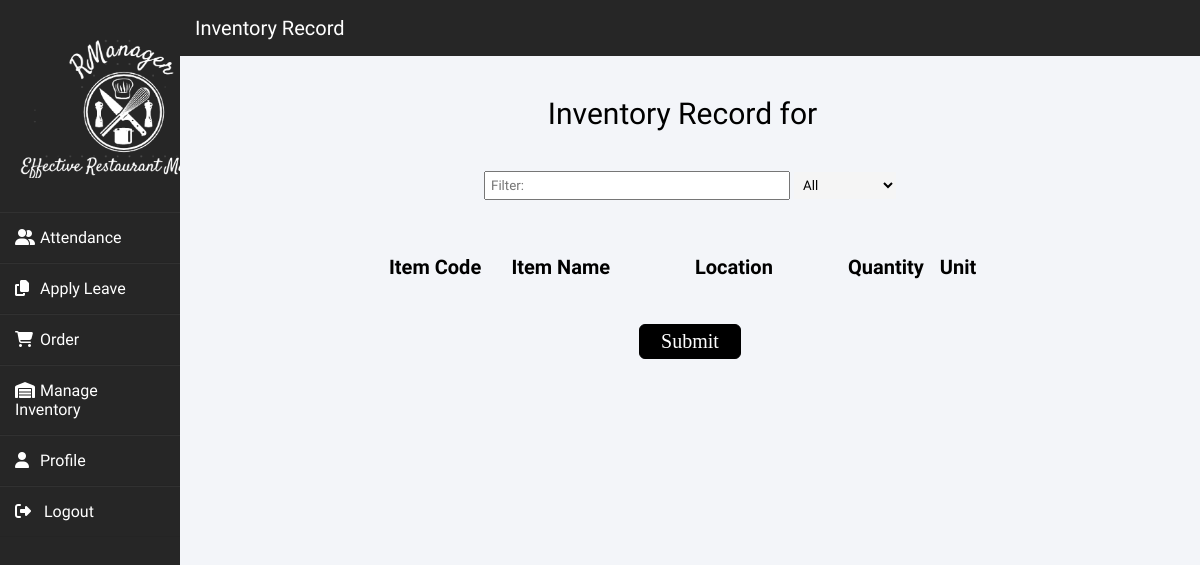
Before: /inventory.php with the older database file.
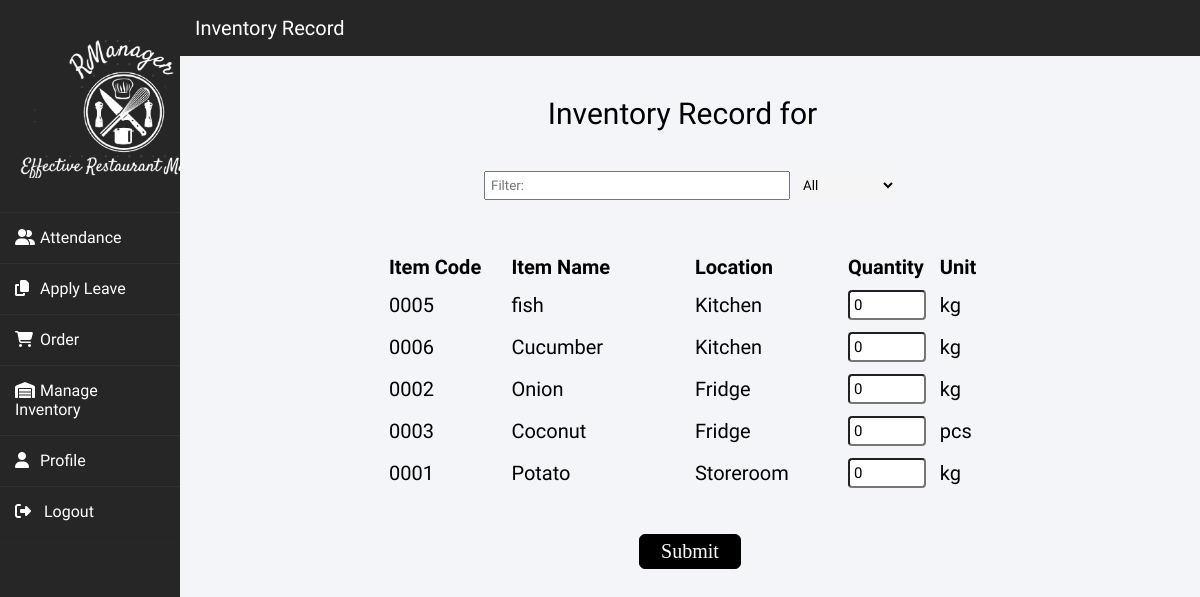
After: the same page with the newer database file.
### tables this page shows
CREATE TABLE IF NOT EXISTS `inventory` (
  `Inventory_ID` int(20) NOT NULL AUTO_INCREMENT,
  `Supplier_ID` int(20) DEFAULT NULL,
  `location` varchar(50) NOT NULL,
  `itemname` varchar(20) DEFAULT NULL,
  `unit` varchar(10) DEFAULT NULL,
  `price` decimal(10,2) DEFAULT NULL,
  PRIMARY KEY (`Inventory_ID`),
  KEY `Supplier_ID` (`Supplier_ID`)
);

CREATE TABLE IF NOT EXISTS `locations` (
  `Location_ID` int(20) NOT NULL AUTO_INCREMENT,
  `name` varchar(20) DEFAULT NULL,
  PRIMARY KEY (`Location_ID`)
);

### inventory.php (the view, shortened to what this page needs)
<!DOCTYPE html>
<head>
    <link href="stylesheets/default.css" rel="stylesheet" type="text/css">
    <link href="stylesheets/inventory.css" rel="stylesheet" type="text/css">
</head>
<body>
    <?php include "sidebar.php";?>
    <?php include "includes/conn.php"?>
    <div class="mainbody">
        <div class="topbar">
            <span>Inventory Record</span>
        </div>
        <center>
            <p class="topheader">Inventory Record for <?php numToMonth($_GET['month']); echo('&nbsp;'); echo $_GET['year'] ?></p>
            <input type="text" id="itemfilter" placeholder="Filter:" onkeyup="filterFunction()">
            <select id="locations" name="locations" onchange="filterFunctionDrop()">
                <option value="all">All</option>
            </select>
            <form action="confirminventory.php?month=<?php echo $_GET['month'];?>&year=<?php echo $_GET['year'] ?>" method="post">
            <div>
                <table class="itemtable" id="itemlist">
                    <tr>
                        <th style="width: 20%;">Item Code</th>
                        <th style="width: 30%;">Item Name</th>
                        <th style="width: 25%;">Location</th>
                        <th style="width: 15%;">Quantity</th>
                        <th style="width: 10%;">Unit</th>
                    </tr>
                    <?php
                    $sql = "SELECT * FROM inventory ORDER BY location";
                    $result = mysqli_query($con, $sql);
                    while ($row = mysqli_fetch_assoc($result)){
                        $sql = "SELECT * FROM locations WHERE Location_ID = ".$row['location'];
                        $locationname = mysqli_fetch_assoc(mysqli_query($con, $sql));
                        $itemcode = sprintf("%04d",$row['Inventory_ID']);
                        echo '<tr>';
                        echo "<td>".$itemcode."</td>";
                        echo "<td>".$row['itemname']."</td>";
                        echo "<td>".$locationname['name']."</td>";
                        echo '<td><input type="number" class="quantity" name="'.$itemcode.'" autocomplete="off" value="0" onClick="this.select();"></td>';
                        echo "<td>".$row['unit']."</td>";
                        echo "</tr>";
                    }
                    ?>
                </table>
                <input type="Submit" value="Submit" class="btn" id="submitrecord">
            </div>
            </form>
        </center>
    </div>
</body>

### sidebar.php (shortened to what this page needs)
<head>
    <link rel="stylesheet" href="stylesheets/sidebar.css">
</head>
<body>
    <div class="sidebar">
        <img src="images/logo.png" style="height: 20%; margin-bottom: 30px;">
        <ul>
        <?php
            if ($_SESSION['role'] == 'Owner') { ?>
                <li><a href="viewstaff.php"><i class="fas fa-user-friends"></i>&nbsp;Manage Staff</a></li>
                <li><a href="viewleave.php"><i class="fas fa-copy"></i>&nbsp;Leave Applications</a></li>
                <li><a href="schedule.php"><i class="fas fa-calendar-alt"></i>&nbsp;Staff Schedule</a></li>
                <li><a href="salesreport.php"><i class="fas fa-file-alt"></i>&nbsp;Sales Report</a></li>
                <li><a href="manageinventory.php"><i class="fas fa-warehouse"></i>&nbsp;Manage Inventory</a></li>
                <li><a href="inventoryrecords.php"><i class="fas fa-book"></i>&nbsp;Inventory Records</a></li>
                <li><a href="managemenu.php"><i class="fas fa-utensils"></i>&nbsp;Menu Management</a></li>
            <?php }
            else { ?>
                <li><a href="checkin.php"><i class="fas fa-user-friends"></i>Attendance</a></li>
                <li><a href="leaverequestform.php"><i class="fas fa-copy"></i>Apply Leave</a></li>
                <li><a href="#" onclick="openDrop()"><i class="fas fa-shopping-cart"></i>Order</a></li>
                <li><a href="inventorymainpage.php"><i class="fas fa-warehouse"></i>Manage Inventory</a></li>
                <li><a href="profile-staff"><i class="fas fa-user"></i>Profile</a></li>
            <?php } ?>
            <li><a href="includes/signout.php"><i class="fas fa-sign-out-alt"></i>&nbsp;Logout</a></li>
        </ul>
    </div>
</body>

### stylesheets/default.css (style rules this page uses)
body, html { font-family: 'Open Sans', sans-serif; margin: 0px; height: 100%; background: #F5F5F5; }
body { display: flex; }
.mainbody { width: 85%; margin-left: 15%; position: relative; }
.topbar { background: #262626; width: 100%; padding-top: 16px; padding-bottom: 16px; }
.topbar span { margin: 3px; color: white; font-size: 20px; margin-left: 15px; vertical-align: middle; }
.btn { background-color: black; font-size: 20px; color: white; padding: 5px 15px; font-family: Product Sans; border-radius: 6px; cursor: pointer; box-shadow: 0px; border:1px solid black; transition: all 0.2s; text-decoration: none; outline: none; }

### stylesheets/inventory.css (style rules this page uses)
body span { color: white; }
.itemtable { width:60%; font-size: 20px; margin-top: 50px; border-collapse: collapse; }
.itemtable th { text-align: left; padding: 5px; }
.itemtable td { padding-top: 6px; padding-bottom: 6px; padding-left: 5px; }
.quantity { padding: 4px; width: 90%; font-size: 15px; border-radius: 4px; }
#itemfilter { padding: 5px 5px 5px 5px; width: 30%; margin-top: 20px; }
#locations { padding: 5px 5px 5px 5px; width: 10%; background-color: #F5F5F5; border-style: none; outline: none; }
#submitrecord { margin-top: 40px; width: 10%; }
.topheader { margin-top: 40px; margin-bottom: 20px; font-size: 30px; }

### stylesheets/sidebar.css (style rules this page uses)
* { margin: 0; padding: 0; box-sizing: border-box; list-style: none; text-decoration: none; font-family: 'Josefin Sans', sans-serif; }
body { background-color: #f3f5f9; }
.sidebar { width: 15%; height: 100%; background: #262626; padding: 30px 0px; position: fixed; z-index: 1; top: 0; left: 0; overflow-x: hidden; }
.sidebar ul li { padding: 15px; border-bottom: 1px solid #bdb8d7; border-bottom: 1px solid rgba(0,0,0,0.05); border-top: 1px solid rgba(255,255,255,0.05); }
.sidebar ul li a { color: white; display: block; }
.sidebar ul li a .fas { width: 25px; }

Changed rows visible on the page:
added inventory: Inventory_ID "0005", itemname "fish", locations.name "Kitchen", unit "kg"
added inventory: Inventory_ID "0006", itemname "Cucumber", locations.name "Kitchen", unit "kg"
added inventory: Inventory_ID "0002", itemname "Onion", locations.name "Fridge", unit "kg"
added inventory: Inventory_ID "0003", itemname "Coconut", locations.name "Fridge", unit "pcs"
added inventory: Inventory_ID "0001", itemname "Potato", locations.name "Storeroom", unit "kg"
